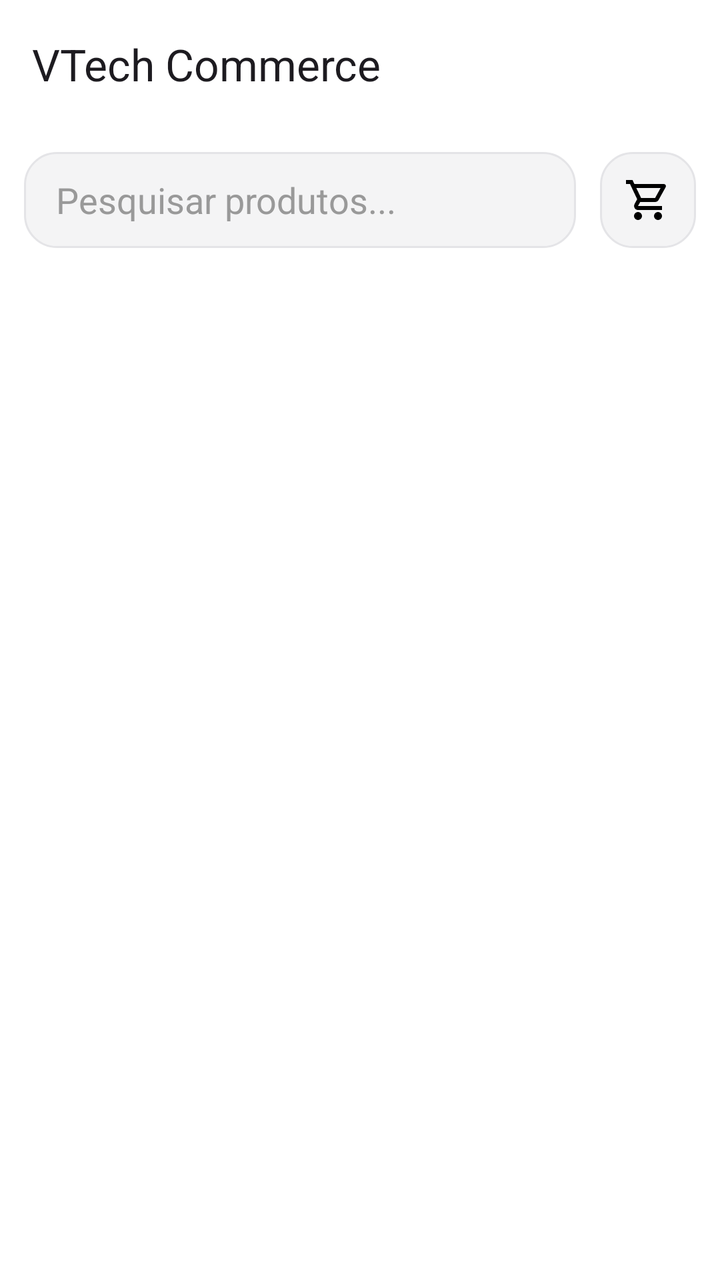
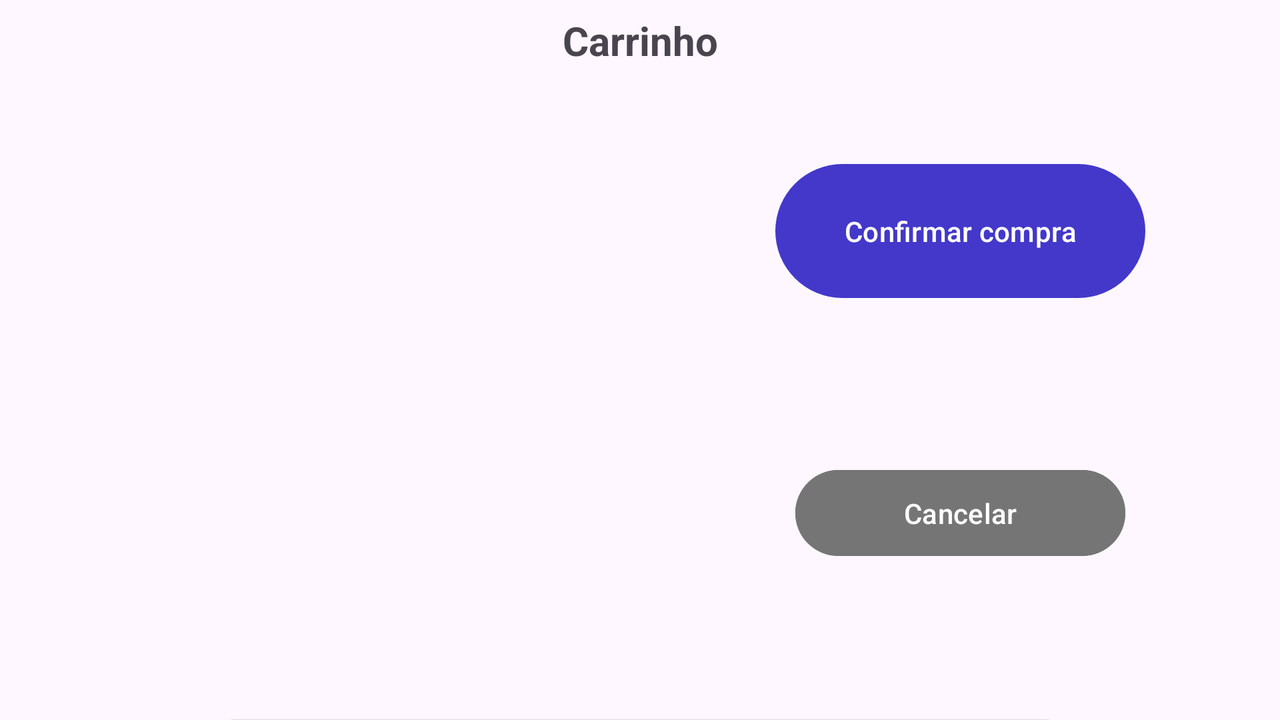

Two renders of one Android screen. The first uses the default layout on a phone; the second uses the alternative layout the repository ships for a different screen configuration, on a matching device. The two XML files are below.
<!-- AndroidManifest.xml: application theme Theme.App_informatica -->
<!-- res/layout/activity_main.xml -->
<?xml version="1.0" encoding="utf-8"?>
<androidx.constraintlayout.widget.ConstraintLayout xmlns:android="http://schemas.android.com/apk/res/android"
    xmlns:app="http://schemas.android.com/apk/res-auto"
    xmlns:tools="http://schemas.android.com/tools"
    android:id="@+id/main"
    android:layout_width="match_parent"
    android:layout_height="match_parent"
    android:background="#FFF"
    tools:context="com.example.app_informatica.MainActivity">

    <com.google.android.material.appbar.MaterialToolbar
        android:id="@+id/toolbar"
        android:layout_width="0dp"
        android:layout_height="wrap_content"
        android:backgroundTint="@color/red"
        app:title="VTech Commerce"
        app:layout_constraintTop_toTopOf="parent"
        app:layout_constraintStart_toStartOf="parent"
        app:layout_constraintEnd_toEndOf="parent" />

    <EditText
        android:id="@+id/searchInput"
        android:layout_width="0dp"
        android:layout_height="48dp"
        android:layout_margin="12dp"
        android:hint="Pesquisar produtos..."
        android:inputType="text"
        android:paddingStart="16dp"
        android:background="@drawable/tertiary_button"
        android:paddingEnd="16dp"
        android:textColorHint="#999999"
        app:layout_constraintEnd_toStartOf="@id/imgCarrinho"
        app:layout_constraintStart_toStartOf="parent"
        app:layout_constraintTop_toBottomOf="@id/toolbar" />

    <androidx.recyclerview.widget.RecyclerView
        android:id="@+id/recyclerViewProdutos"
        android:layout_width="match_parent"
        android:layout_height="0dp"
        android:paddingTop="12dp"
        app:layout_constraintBottom_toBottomOf="parent"
        app:layout_constraintEnd_toEndOf="parent"
        app:layout_constraintStart_toStartOf="parent"
        app:layout_constraintTop_toBottomOf="@id/searchInput" />

    <ImageButton
        android:id="@+id/imgCarrinho"
        android:layout_width="wrap_content"
        android:layout_height="wrap_content"
        android:onClick="openCart"
        android:layout_margin="12dp"
        android:padding="12dp"
        android:background="@drawable/tertiary_button"
        app:layout_constraintEnd_toEndOf="parent"
        app:layout_constraintTop_toBottomOf="@id/toolbar"
        app:srcCompat="@drawable/cart" />

</androidx.constraintlayout.widget.ConstraintLayout>
<!-- resources referenced by this layout -->
<resources>
  <color name="red">#FF000000</color>
  <!-- drawable cart (drawable) -->
  <vector xmlns:android="http://schemas.android.com/apk/res/android"
      android:width="24dp"
      android:height="24dp"
      android:viewportWidth="960"
      android:viewportHeight="960">
    <path
        android:pathData="M223.5,856.5Q200,833 200,800t23.5,-56.5Q247,720 280,720t56.5,23.5Q360,767 360,800t-23.5,56.5Q313,880 280,880t-56.5,-23.5ZM623.5,856.5Q600,833 600,800t23.5,-56.5Q647,720 680,720t56.5,23.5Q760,767 760,800t-23.5,56.5Q713,880 680,880t-56.5,-23.5ZM246,240l96,200h280l110,-200L246,240ZM208,160h590q23,0 35,20.5t1,41.5L692,478q-11,20 -29.5,31T622,520L324,520l-44,80h480v80L280,680q-45,0 -68,-39.5t-2,-78.5l54,-98 -144,-304L40,160v-80h130l38,80ZM342,440h280,-280Z"
        android:fillColor="#000000"/>
  </vector>
  <!-- drawable tertiary_button (drawable) -->
  <?xml version="1.0" encoding="utf-8"?>
  <shape xmlns:android="http://schemas.android.com/apk/res/android">
      <solid android:color="#f4f4f5" />
      <stroke
          android:width="1dp"
          android:color="#e4e4e7" />
      <corners android:radius="16dp" />
  </shape>
  <style name="Theme.App_informatica" parent="Base.Theme.App_informatica" />
  <style name="Base.Theme.App_informatica" parent="Theme.Material3.DayNight.NoActionBar">
          
          <item name="colorPrimary">@color/bluePrimary</item>
      </style>
  <color name="bluePrimary">#4338CA</color>
</resources>
<!-- res/layout-land/activity_main.xml (the repository's variant of the layout above) -->
<!-- drawn on the phone turned sideways -->
<?xml version="1.0" encoding="utf-8"?>
<androidx.constraintlayout.widget.ConstraintLayout xmlns:android="http://schemas.android.com/apk/res/android"
    xmlns:app="http://schemas.android.com/apk/res-auto"
    xmlns:tools="http://schemas.android.com/tools"
    android:id="@+id/main"
    android:layout_width="match_parent"
    android:layout_height="match_parent"
    tools:context=".MainActivity">

    <androidx.recyclerview.widget.RecyclerView
        android:id="@+id/recyclerView"
        android:layout_width="0dp"
        android:layout_height="0dp"
        app:layout_constraintBottom_toBottomOf="parent"
        app:layout_constraintEnd_toStartOf="@+id/guideline2"
        app:layout_constraintHorizontal_bias="0.0"
        app:layout_constraintStart_toStartOf="parent"
        app:layout_constraintTop_toTopOf="@+id/guideline4"
        app:layout_constraintVertical_bias="0.25" />

    <TextView
        android:id="@+id/textView"
        android:layout_width="wrap_content"
        android:layout_height="wrap_content"
        android:text="Carrinho"
        android:textSize="20sp"
        android:textStyle="bold"
        app:layout_constraintBottom_toBottomOf="parent"
        app:layout_constraintEnd_toEndOf="parent"
        app:layout_constraintStart_toStartOf="parent"
        app:layout_constraintTop_toTopOf="parent"
        app:layout_constraintVertical_bias="0.01999998" />

    <View
        android:id="@+id/divider"
        android:layout_width="409dp"
        android:layout_height="1dp"
        android:background="?android:attr/listDivider"
        app:layout_constraintBottom_toBottomOf="parent"
        app:layout_constraintEnd_toEndOf="parent"
        app:layout_constraintStart_toStartOf="parent"
        app:layout_constraintTop_toBottomOf="@+id/recyclerView"
        app:layout_constraintVertical_bias="0.0" />

    <Button
        android:id="@+id/btnCancelar"
        android:layout_width="165dp"
        android:layout_height="51dp"
        android:backgroundTint="#757575"
        android:text="Cancelar"
        app:layout_constraintBottom_toBottomOf="parent"
        app:layout_constraintEnd_toEndOf="parent"
        app:layout_constraintStart_toEndOf="@+id/recyclerView"
        app:layout_constraintStart_toStartOf="@+id/guideline2"
        app:layout_constraintTop_toBottomOf="@+id/btnConfirmar"
        app:layout_constraintVertical_bias="0.5" />

    <Button
        android:id="@+id/btnConfirmar"
        android:layout_width="185dp"
        android:layout_height="75dp"
        android:text="Confirmar compra"
        app:layout_constraintBottom_toTopOf="@+id/btnCancelar"
        app:layout_constraintEnd_toEndOf="parent"
        app:layout_constraintHorizontal_bias="0.5"
        app:layout_constraintStart_toEndOf="@+id/recyclerView"
        app:layout_constraintStart_toStartOf="@+id/guideline2"
        app:layout_constraintTop_toTopOf="parent"
        app:layout_constraintVertical_bias="0.5" />

    <ImageView
        android:id="@+id/imageView"
        android:layout_width="37dp"
        android:layout_height="29dp"
        android:layout_marginEnd="5dp"
        app:layout_constraintBottom_toBottomOf="parent"
        app:layout_constraintEnd_toStartOf="@+id/textView"
        app:layout_constraintTop_toTopOf="parent"
        app:layout_constraintVertical_bias="0.02"
        app:srcCompat="@drawable/carrinho_icon" />

    <androidx.constraintlayout.widget.Guideline
        android:id="@+id/guideline2"
        android:layout_width="wrap_content"
        android:layout_height="wrap_content"
        android:orientation="vertical"
        app:layout_constraintGuide_percent="0.5" />

    <androidx.constraintlayout.widget.Guideline
        android:id="@+id/guideline4"
        android:layout_width="wrap_content"
        android:layout_height="wrap_content"
        android:orientation="horizontal"
        app:layout_constraintGuide_percent="0.13" />

</androidx.constraintlayout.widget.ConstraintLayout>
<!-- resources referenced by the variant -->
<!-- as the phone turned sideways resolves them -->
<resources>
  <style name="Theme.App_informatica" parent="Base.Theme.App_informatica" />
  <style name="Base.Theme.App_informatica" parent="Theme.Material3.DayNight.NoActionBar">
          
          <item name="colorPrimary">@color/bluePrimary</item>
      </style>
  <color name="bluePrimary">#4338CA</color>
</resources>
